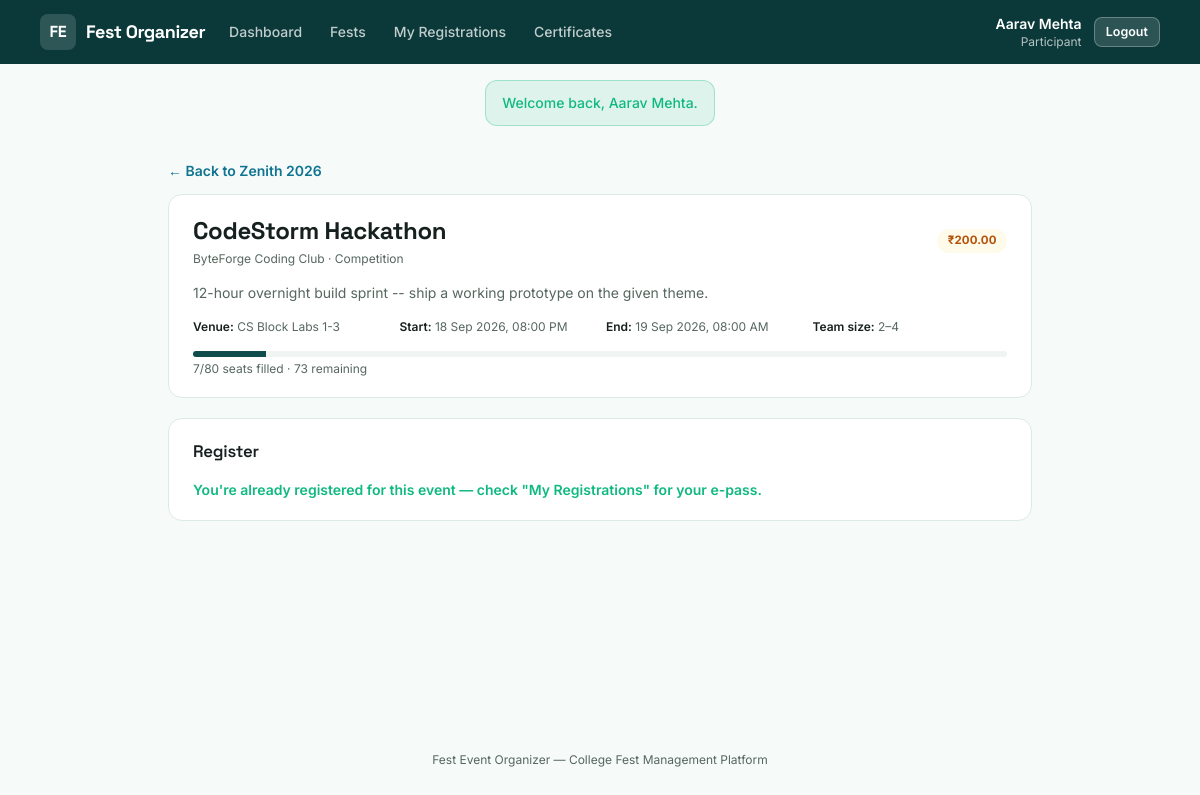
/index.php?route=participant/events/show&id=3 (signed in), run on the app's committed database.
### tables this page shows
CREATE TABLE events (
    id                INT AUTO_INCREMENT PRIMARY KEY,
    fest_id           INT NOT NULL,
    club_id           INT NOT NULL,
    title             VARCHAR(150) NOT NULL,
    slug              VARCHAR(160) NOT NULL,
    description       TEXT NOT NULL,
    category          ENUM('competition', 'workshop', 'show', 'seminar') NOT NULL,
    venue             VARCHAR(150) NOT NULL,
    start_time        DATETIME NOT NULL,
    end_time          DATETIME NOT NULL,
    capacity          INT NOT NULL,
    team_size_min     INT NOT NULL DEFAULT 1,
    team_size_max     INT NOT NULL DEFAULT 1,
    entry_fee         DECIMAL(8,2) NOT NULL DEFAULT 0.00,
    status            ENUM('pending', 'approved', 'rejected') NOT NULL DEFAULT 'pending',
    rejection_reason  VARCHAR(255) NULL,
    created_by        INT NOT NULL,
    created_at        TIMESTAMP NOT NULL DEFAULT CURRENT_TIMESTAMP,
    updated_at        TIMESTAMP NOT NULL DEFAULT CURRENT_TIMESTAMP ON UPDATE CURRENT_TIMESTAMP,
    UNIQUE KEY uniq_fest_slug (fest_id, slug),
    FOREIGN KEY (fest_id) REFERENCES fests(id) ON DELETE CASCADE,
    FOREIGN KEY (club_id) REFERENCES clubs(id),
    FOREIGN KEY (created_by) REFERENCES users(id)
);

CREATE TABLE fests (
    id            INT AUTO_INCREMENT PRIMARY KEY,
    name          VARCHAR(150) NOT NULL,
    slug          VARCHAR(150) NOT NULL UNIQUE,
    description   TEXT NOT NULL,
    theme         VARCHAR(100) NOT NULL,
    start_date    DATE NOT NULL,
    end_date      DATE NOT NULL,
    venue         VARCHAR(150) NOT NULL,
    status        ENUM('draft', 'published', 'completed') NOT NULL DEFAULT 'draft',
    created_by    INT NOT NULL,
    created_at    TIMESTAMP NOT NULL DEFAULT CURRENT_TIMESTAMP,
    FOREIGN KEY (created_by) REFERENCES users(id)
);

CREATE TABLE clubs (
    id            INT AUTO_INCREMENT PRIMARY KEY,
    name          VARCHAR(120) NOT NULL,
    slug          VARCHAR(120) NOT NULL UNIQUE,
    description   VARCHAR(500) NOT NULL,
    organizer_id  INT NOT NULL UNIQUE,
    status        ENUM('active', 'inactive') NOT NULL DEFAULT 'active',
    created_at    TIMESTAMP NOT NULL DEFAULT CURRENT_TIMESTAMP,
    FOREIGN KEY (organizer_id) REFERENCES users(id)
);

### app/controllers/ParticipantController.php (called while the page is built, shortened)
<?php
require_once __DIR__ . '/../models/Event.php';
class ParticipantController
{
    public function eventShow(): void
    {
        $id = (int)($_GET['id'] ?? 0);
        $event = Event::find($id);
        $stmt = Database::connect()->prepare("SELECT id FROM registrations WHERE event_id = ? AND leader_id = ? AND status = 'confirmed'");
        $stmt->execute([$id, Auth::id()]);
        $alreadyRegistered = (bool)$stmt->fetch();
        require __DIR__ . '/../views/participant/event_show.php';
    }
}

### public/index.php (called while the page is built, shortened)
<?php
require_once __DIR__ . '/../core/helpers.php';
require_once __DIR__ . '/../core/Database.php';
require_once __DIR__ . '/../app/models/Event.php';
require_once __DIR__ . '/../app/controllers/ParticipantController.php';
$router = new Router();
$router->get('login', fn() => (new AuthController())->showLogin());
$router->post('login', fn() => (new AuthController())->login());
$router->get('register', fn() => (new AuthController())->showRegister());
$router->post('register', fn() => (new AuthController())->register());
$router->post('logout', fn() => (new AuthController())->logout());
$router->get('admin/dashboard', fn() => (new AdminController())->dashboard());
$router->get('admin/fests', fn() => (new AdminController())->fests());
$router->post('admin/fests/store', fn() => (new AdminController())->festStore());
$router->post('admin/fests/update', fn() => (new AdminController())->festUpdate());
$router->post('admin/fests/status', fn() => (new AdminController())->festStatus());
$router->get('admin/clubs', fn() => (new AdminController())->clubs());
$router->post('admin/clubs/store', fn() => (new AdminController())->clubStore());
$router->post('admin/clubs/status', fn() => (new AdminController())->clubStatus());
$router->get('admin/events', fn() => (new AdminController())->events());
$router->post('admin/events/approve', fn() => (new AdminController())->eventApprove());
$router->post('admin/events/reject', fn() => (new AdminController())->eventReject());
$router->get('admin/clashes', fn() => (new AdminController())->clashes());
$router->get('admin/results', fn() => (new AdminController())->results());
$router->get('organizer/dashboard', fn() => (new OrganizerController())->dashboard());
$router->get('organizer/events', fn() => (new OrganizerController())->events());
$router->get('organizer/events/new', fn() => (new OrganizerController())->eventNew());
$router->post('organizer/events/store', fn() => (new OrganizerController())->eventStore());
$router->get('organizer/events/edit', fn() => (new OrganizerController())->eventEdit());
$router->post('organizer/events/update', fn() => (new OrganizerController())->eventUpdate());
$router->get('organizer/events/roster', fn() => (new OrganizerController())->roster());
$router->post('organizer/registrations/verify', fn() => (new OrganizerController())->verifyEpass());
$router->get('organizer/events/results', fn() => (new OrganizerController())->resultsForm());
$router->post('organizer/results/store', fn() => (new OrganizerController())->resultStore());
$router->post('organizer/results/delete', fn() => (new OrganizerController())->resultDelete());
$router->get('organizer/club', fn() => (new OrganizerController())->profile());
$router->post('organizer/club/update', fn() => (new OrganizerController())->profileUpdate());
$router->get('organizer/fests', fn() => (new OrganizerController())->browseFests());
$router->get('organizer/fests/show', fn() => (new OrganizerController())->browseFestShow());
$router->get('participant/dashboard', fn() => (new ParticipantController())->dashboard());
$router->get('participant/fests', fn() => (new ParticipantController())->fests());
$router->get('participant/fests/show', fn() => (new ParticipantController())->festShow());
$router->get('participant/events/show', fn() => (new ParticipantController())->eventShow());
$router->post('participant/events/register', fn() => (new ParticipantController())->register());
$router->get('participant/registrations', fn() => (new ParticipantController())->registrations());
$router->post('participant/registrations/cancel', fn() => (new ParticipantController())->registrationCancel());
$router->get('participant/registrations/epass', fn() => (new ParticipantController())->epass());
$router->get('participant/certificates', fn() => (new ParticipantController())->certificates());
$router->get('participant/certificates/show', fn() => (new ParticipantController())->certificateShow());
$route = $_GET['route'] ?? '';
$router->dispatch($_SERVER['REQUEST_METHOD'], $route);

### core/Router.php (called while the page is built, shortened)
<?php
class Router
{
    private array $routes = ['GET' => [], 'POST' => []];
    public function get(string $route, callable $handler): void
    {
        $this->routes['GET'][$route] = $handler;
    }
    public function post(string $route, callable $handler): void
    {
        $this->routes['POST'][$route] = $handler;
    }
    public function dispatch(string $method, string $route): void
    {
        $handler = $this->routes[$method][$route] ?? null;
        try {
            $handler();
        } catch (Throwable $e) {
            error_log($e->getMessage());
            http_response_code(500);
            require __DIR__ . '/../app/views/errors/500.php';
        }
    }
}

### core/Database.php (called while the page is built)
<?php
class Database
{
    private static ?PDO $instance = null;
    public static function connect(): PDO
    {
        if (self::$instance === null) {
            $config = require __DIR__ . '/../config/database.php';
            $dsn = sprintf(
                'mysql:host=%s;port=%d;dbname=%s;charset=%s',
                $config['host'],
                $config['port'],
                $config['database'],
                $config['charset']
            );
            self::$instance = new PDO($dsn, $config['username'], $config['password'], [
                PDO::ATTR_ERRMODE            => PDO::ERRMODE_EXCEPTION,
                PDO::ATTR_DEFAULT_FETCH_MODE => PDO::FETCH_ASSOC,
                PDO::ATTR_EMULATE_PREPARES   => false,
            ]);
        }
        return self::$instance;
    }
}

### app/models/Event.php (called while the page is built, shortened)
<?php
require_once __DIR__ . '/../../core/Database.php';
class Event
{
    public static function find(int $id): ?array
    {
        $stmt = Database::connect()->prepare(
            "SELECT ev.*, f.name AS fest_name, f.slug AS fest_slug, f.status AS fest_status,
                    c.name AS club_name, c.status AS club_status,
                    (SELECT COALESCE(SUM(r.team_size), 0) FROM registrations r WHERE r.event_id = ev.id AND r.status = 'confirmed') AS seats_taken
             FROM events ev
             JOIN fests f ON f.id = ev.fest_id
             JOIN clubs c ON c.id = ev.club_id
             WHERE ev.id = ?"
        );
        $stmt->execute([$id]);
        $row = $stmt->fetch();
        return $row ?: null;
    }
}

### core/helpers.php (called while the page is built, shortened)
<?php
function e(?string $value): string
{
    return htmlspecialchars($value ?? '', ENT_QUOTES, 'UTF-8');
}
function format_datetime(?string $datetime): string
{
    $ts = strtotime($datetime);
    return $ts === false ? '-' : date('d M Y, h:i A', $ts);
}

### app/views/participant/event_show.php (the view, shortened to what this page needs)
<?php $pageTitle = $event['title']; require __DIR__ . '/../partials/header.php'; require __DIR__ . '/../partials/navbar.php'; require __DIR__ . '/../partials/flash.php';
$seatsRemaining = max(0, (int)$event['capacity'] - (int)$event['seats_taken']);
$full = $seatsRemaining <= 0;
$started = strtotime($event['start_time']) <= time();
?>
<main class="max-w-4xl mx-auto px-4 py-8 flex-1 w-full">
    <a href="/index.php?route=participant/fests/show&id=<?= (int)$event['fest_id'] ?>" class="text-cyan text-sm font-semibold hover:underline">&larr; Back to <?= e($event['fest_name']) ?></a>
    <div class="card mt-3">
        <div class="card-head">
            <div>
                <h1 class="font-display text-2xl font-bold"><?= e($event['title']) ?></h1>
                <p class="text-xs text-slateink mt-1"><?= e($event['club_name']) ?> &middot; <?= e(ucfirst($event['category'])) ?></p>
            </div>
            <span class="badge badge-gold">&#8377;<?= number_format((float)$event['entry_fee'], 2) ?></span>
        </div>
        <p class="text-sm text-slateink mb-4"><?= nl2br(e($event['description'])) ?></p>
        <div class="grid sm:grid-cols-4 gap-3 text-xs text-slateink">
            <div><span class="font-semibold text-ink">Venue:</span> <?= e($event['venue']) ?></div>
            <div><span class="font-semibold text-ink">Start:</span> <?= format_datetime($event['start_time']) ?></div>
            <div><span class="font-semibold text-ink">End:</span> <?= format_datetime($event['end_time']) ?></div>
            <div><span class="font-semibold text-ink">Team size:</span> <?= (int)$event['team_size_min'] ?>&ndash;<?= (int)$event['team_size_max'] ?></div>
        </div>
        <div class="capacity-bar mt-4 mb-1"><div class="capacity-bar-fill <?= $full ? 'full' : '' ?>" style="width: <?= (int)$event['capacity'] > 0 ? min(100, round(100 * (int)$event['seats_taken'] / (int)$event['capacity'])) : 0 ?>%"></div></div>
        <p class="text-xs text-slateink"><?= (int)$event['seats_taken'] ?>/<?= (int)$event['capacity'] ?> seats filled &middot; <?= $seatsRemaining ?> remaining</p>
    </div>
    <div class="card">
        <div class="card-head"><h2>Register</h2></div>
        <?php if ($alreadyRegistered): ?>
            <p class="text-sm text-mint font-semibold">You're already registered for this event &mdash; check "My Registrations" for your e-pass.</p>
        <?php elseif ($started): ?>
            <p class="text-sm text-rose font-semibold">Registration is closed &mdash; this event has already started.</p>
        <?php elseif ($full): ?>
            <p class="text-sm text-rose font-semibold">This event is full.</p>
        <?php endif; ?>
    </div>
</main>
<?php require __DIR__ . '/../partials/footer.php'; ?>

### public/assets/css/style.css (style rules this page uses)
* { box-sizing: border-box; }
h1, h2, h3, h4, .font-display { font-family: 'Space Grotesk', sans-serif; letter-spacing: -0.015em; }
.card { background: #fff; border: 1px solid #DCE9E7; border-radius: 14px; padding: 1.25rem 1.5rem; margin-bottom: 1.25rem; }
.card-head { display: flex; align-items: center; justify-content: space-between; gap: 1rem; margin-bottom: 1rem; flex-wrap: wrap; }
.card-head h2 { font-size: 1.05rem; font-weight: 600; }
.badge { display:inline-flex; align-items:center; gap: .3rem; padding: 0.2rem 0.65rem; border-radius: 999px; font-size: 0.72rem; font-weight: 700; letter-spacing: 0.01em; text-transform: capitalize; }
.badge-gold { background: #FFFBEB; color: #B45309; }
.capacity-bar { height: 6px; border-radius: 999px; background: #F0F4F3; overflow: hidden; }
.capacity-bar-fill { height: 100%; background: #0F4C4C; }

### data on the page
events: fest.name "Zenith 2026", title "CodeStorm Hackathon", club.name "ByteForge Coding Club", category "Competition", entry_fee "200.00", description "12-hour overnight build sprint -- ship a working prototype on the given theme.", venue "CS Block Labs 1-3", start_time "18 Sep 2026, 08:00 PM", end_time "19 Sep 2026, 08:00 AM", team_size_min "2", team_size_max "4", capacity "80"

### other printed values
$label "Dashboard"
$label "Fests"
$label "My Registrations"
$label "Certificates"
Auth::name() "Aarav Mehta"
str_replace('_', ' ', $role ?? '') "Participant"
$success "Welcome back, Aarav Mehta."
$event['seats_taken'] "7"
$seatsRemaining "73"
